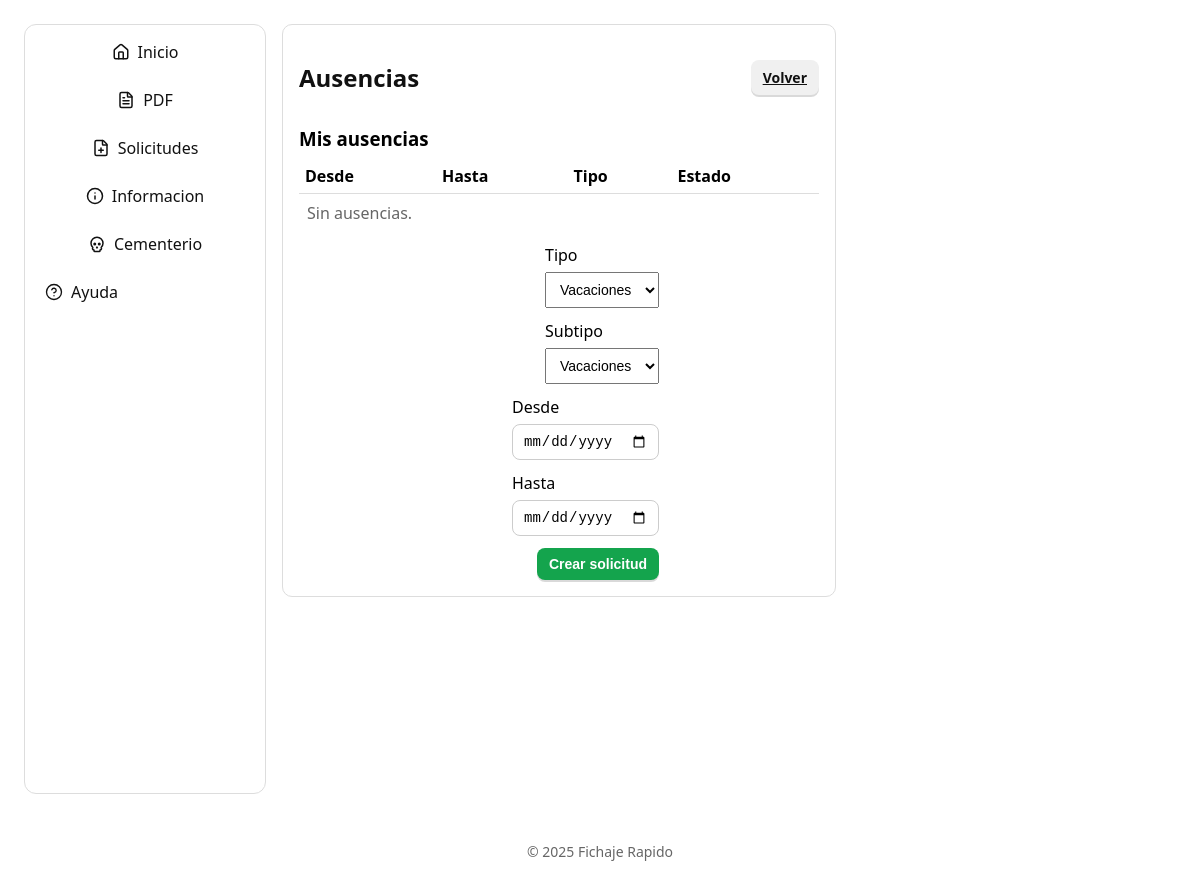
/absences (signed in), run on an earlier commit of the app's database.
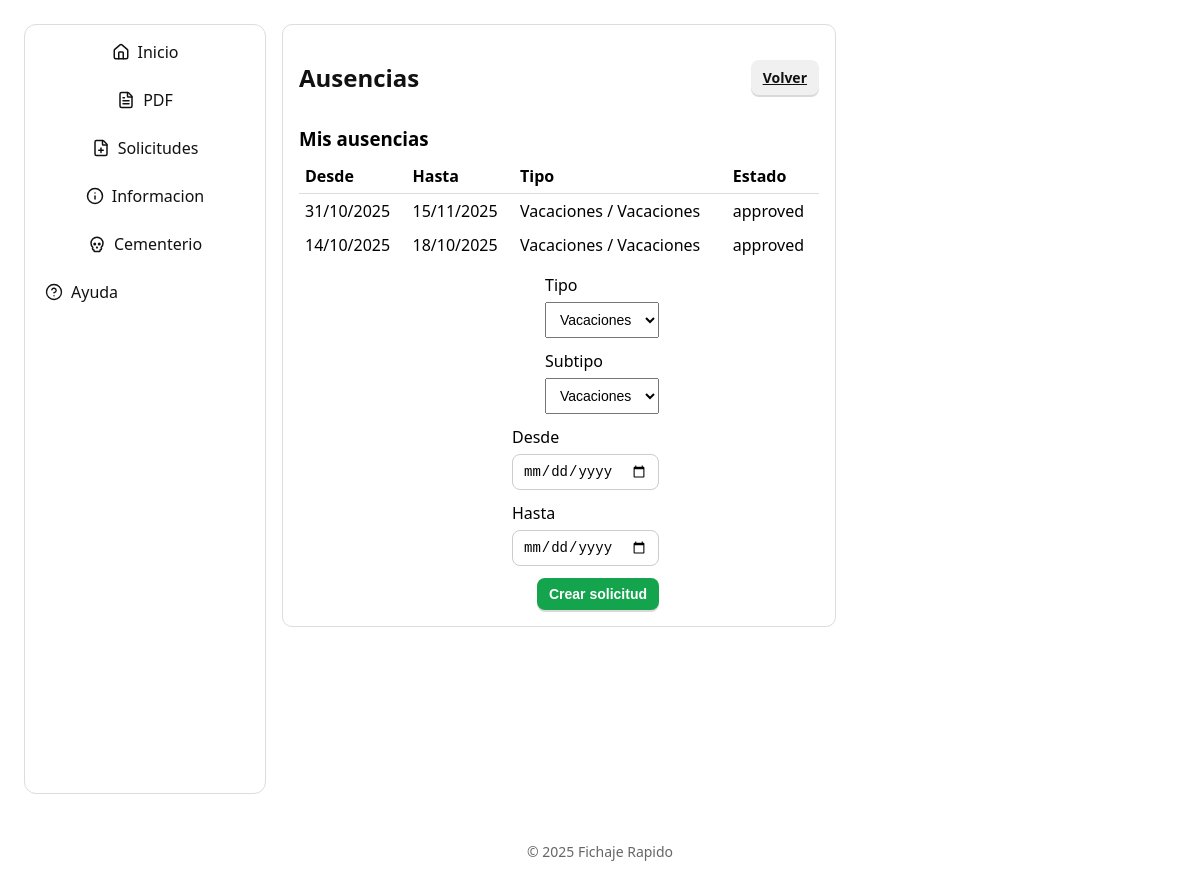
And on a later commit of the database.
### models.py (models this page shows, shortened)
class Base(DeclarativeBase):
    pass

class Absence(Base):
    __tablename__ = "absences"
    id = Column(Integer, primary_key=True)
    user_id = Column(Integer, ForeignKey("users.id"), nullable=False)
    date_from = Column(DateTime(timezone=True), nullable=False)
    date_to = Column(DateTime(timezone=True), nullable=False)
    type = Column(String(50), nullable=False)
    subtype = Column(String(50))
    status = Column(Enum(EntryStatus), default=EntryStatus.pending, nullable=False)
    created_at = Column(DateTime(timezone=True), default=lambda: datetime.now(timezone.utc))
    user = relationship("User")

### app.py (the view, shortened to what this page needs)
@app.route("/absences", methods=["GET"])
@login_required
def absences_page():
    db = SessionLocal()
    try:
        mine = db.execute(select(Absence).where(Absence.user_id == current_user.id).order_by(Absence.date_from.desc())).scalars().all()
        pending_for_me = []
        return render_template("absences.html", mine=mine, pending=pending_for_me)
    finally:
        db.close()

### app.py (called while the page is built)
@app.context_processor
def inject_template_globals():
    return {
        "current_year": datetime.now(TZ).year,
        "owner_name": os.environ.get("OWNER_NAME", "Fichaje Rapido"),
        "TZ": TZ,
    }

@login_manager.user_loader
def load_user(user_id):
    db = SessionLocal()
    try:
        return db.get(User, int(user_id))
    finally:
        db.close()

### templates/absences.html (shortened to what this page needs)
{% extends "base.html" %}
{% block content %}
<div class="card">
  <div class="header">
    <h2>Ausencias</h2>
    <a class="btn btn-small" href="{{ url_for('requests_page') }}">Volver</a>
  </div>
  <div class="row">
    <h3 class="section-title">Mis ausencias</h3>
    <div style="overflow:auto">
      <table style="width:100%;border-collapse:collapse">
        <thead>
          <tr>
            <th style="text-align:left;border-bottom:1px solid #ddd;padding:6px;">Desde</th>
            <th style="text-align:left;border-bottom:1px solid #ddd;padding:6px;">Hasta</th>
            <th style="text-align:left;border-bottom:1px solid #ddd;padding:6px;">Tipo</th>
            <th style="text-align:left;border-bottom:1px solid #ddd;padding:6px;">Estado</th>
          </tr>
        </thead>
        <tbody>
          {% for a in mine %}
          <tr>
            <td style="padding:6px;">{{ a.date_from.astimezone(TZ).strftime('%d/%m/%Y') if a.date_from.tzinfo else a.date_from.strftime('%d/%m/%Y') }}</td>
            <td style="padding:6px;">{{ a.date_to.astimezone(TZ).strftime('%d/%m/%Y') if a.date_to.tzinfo else a.date_to.strftime('%d/%m/%Y') }}</td>
            <td style="padding:6px;">{{ a.type|capitalize }}{% if a.subtype %} / {{ a.subtype|capitalize }}{% endif %}</td>
            <td style="padding:6px;">{{ a.status.value }}</td>
          </tr>
          {% else %}
          <tr><td colspan="4" class="muted" style="padding:8px;">Sin ausencias.</td></tr>
          {% endfor %}
        </tbody>
      </table>
    </div>
  </div>
  <div class="row">
    <form action="{{ url_for('absences_create') }}" method="post" class="inline" style="flex-wrap:wrap;gap:12px;align-items:flex-end;">
      <div style="display:flex;flex-direction:column;gap:6px">
        <label>Tipo</label>
        <select name="type" class="input-sm">
          <option value="vacaciones">Vacaciones</option>
        </select>
      </div>
      <div style="display:flex;flex-direction:column;gap:6px">
        <label>Subtipo</label>
        <select name="subtype" class="input-sm">
          <option value="vacaciones">Vacaciones</option>
        </select>
      </div>
      <div style="display:flex;flex-direction:column;gap:6px">
        <label>Desde</label>
        <input type="date" name="from" class="input-sm" required>
      </div>
      <div style="display:flex;flex-direction:column;gap:6px">
        <label>Hasta</label>
        <input type="date" name="to" class="input-sm" required>
      </div>
      <button class="btn btn-green btn-small" type="submit">Crear solicitud</button>
    </form>
  </div>
</div>
{% endblock %}

### templates/base.html (shortened to what this page needs)
<!doctype html>
<html lang="es">
<head>
</head>
<body>
  <div class="layout">
    {% if current_user.is_authenticated %}
    <nav class="nav" data-nav>
      <a href="{{ url_for('index') }}"><i data-lucide="home" class="icon"></i> Inicio</a>
      <a href="{{ url_for('pdf_tools') }}"><i data-lucide="file-text" class="icon"></i> PDF</a>
      <a href="{{ url_for('requests_page') }}"><i data-lucide="file-plus" class="icon"></i> Solicitudes</a>
      <a href="{{ url_for('info_page') }}"><i data-lucide="info" class="icon"></i> Informacion</a>
      <a href="{{ url_for('cementerio_page') }}"><i data-lucide="skull" class="icon"></i> Cementerio</a>
      <button type="button" data-help-button>
        <span class="icon" aria-hidden="true">
          <svg viewBox="0 0 24 24" fill="none" stroke="currentColor" stroke-width="1.8" stroke-linecap="round" stroke-linejoin="round" width="18" height="18">
            <path d="M12 22c5.523 0 10-4.477 10-10S17.523 2 12 2 2 6.477 2 12s4.477 10 10 10Z" />
            <path d="M9.09 9a3 3 0 0 1 5.83 1c0 2-3 3-3 3" />
            <path d="M12 17h.01" />
          </svg>
        </span>
        Ayuda
      </button>
    </nav>
    {% endif %}
    <main class="main">
      {% block content %}{% endblock %}
    </main>
  </div>
  <footer class="footer">
    &copy; {{ current_year }} {{ owner_name }}
  </footer>
</body>
</html>

### templates/base.html (style rules this page uses)
body { font-family:system-ui,Arial;margin:24px }
.card { border:1px solid #ddd;border-radius:10px;padding:16px;max-width:520px }
.btn { display:inline-flex;align-items:center;gap:10px;padding:14px 20px;border-radius:14px;border:none;background:#f0f0f0;color:#111;cursor:pointer;font-weight:600;transition:transform .02s ease, box-shadow .2s ease, background-color .15s ease, filter .15s ease;box-shadow:0 2px 0 rgba(0,0,0,.15) }
.btn-green { background:#14a44d;color:#fff }
.btn-small { padding:8px 12px;border-radius:8px;font-size:14px }
.row { margin-top:12px }
.header { display:flex;align-items:center;justify-content:space-between }
.section-title { font-weight:700;margin:8px 0 }
.layout { display:flex;gap:16px;flex-direction:column }
.nav { display:flex;gap:10px;align-items:center;background:#fff;border:1px solid #ddd;border-radius:12px;padding:8px 10px;position:sticky;top:12px;z-index:5;overflow-x:auto;flex-wrap:nowrap }
.nav a,.nav button { display:flex;align-items:center;gap:8px;padding:8px 10px;border-radius:8px;color:#111;text-decoration:none;font:inherit;background:none;border:none;cursor:pointer;white-space:nowrap;flex:0 0 auto }
.nav button { width:auto;text-align:left }
.nav .icon { width:18px;height:18px;display:inline-flex;align-items:center;justify-content:center;flex-shrink:0 }
.main { flex:1 }
.footer { margin-top:32px;padding:16px 0;color:#666;text-align:center;font-size:14px }
@media (min-width: 900px) { .layout { align-items:flex-start;flex-direction:row } }
@media (min-width: 900px) { .nav { flex-direction:column;width:220px;height:calc(100vh - 48px);top:24px;overflow-x:visible } }
@media (min-width: 900px) { .nav button { width:100% } }
@media (min-width: 900px) { .main { flex:1 } }
.header h2 { color:#111 }
form { display:flex;flex-direction:column;gap:10px;max-width:360px }
input { padding:10px;border:1px solid #ccc;border-radius:8px }
.inline { display:flex;gap:8px;align-items:center }
.input-sm { padding:8px 10px;font-size:14px }

What changed in the data, as far as the page shows it:
added Absence: date_from.astimezone "31/10/2025", date_to.astimezone "15/11/2025", type "Vacaciones", subtype "Vacaciones", status.value "approved"
added Absence: date_from.astimezone "14/10/2025", date_to.astimezone "18/10/2025", type "Vacaciones", subtype "Vacaciones", status.value "approved"
Also different on the page:
text no longer shown: "Sin ausencias."
